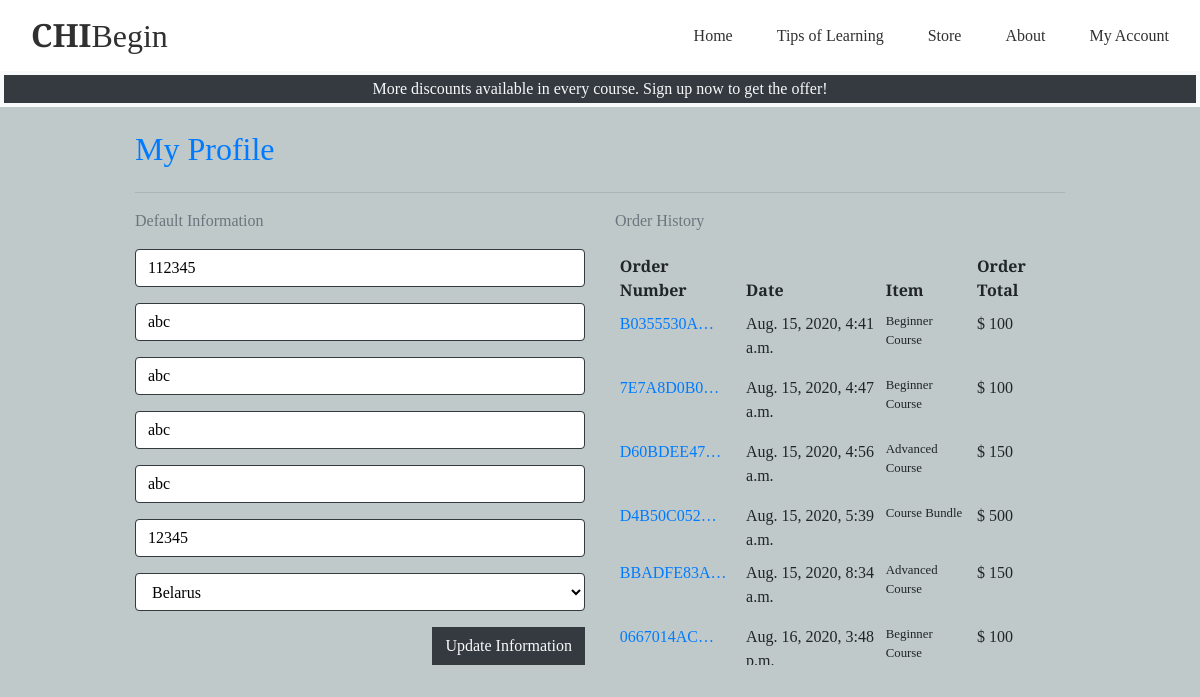
/profile/ (signed in), run on the app's committed database.
### profiles/models.py (models this page shows, shortened)
class UserProfile(models.Model):
    user = models.OneToOneField(User, on_delete=models.CASCADE)
    default_phone_number = models.CharField(max_length=20, null=True, blank=True)
    default_street_address_1 = models.CharField(max_length=80, null=True, blank=True)
    default_street_address_2 = models.CharField(max_length=80, null=True, blank=True)
    default_town_or_city = models.CharField(max_length=40, null=True, blank=True)
    default_county = models.CharField(max_length=80, null=True, blank=True)
    default_postcode = models.CharField(max_length=20, null=True, blank=True)
    default_country = CountryField(blank_label='Country', null=True, blank=True)

### checkout/models.py (models this page shows, shortened)
class Order(models.Model):
    order_number = models.CharField(max_length=32, editable=False)
    user_profile = models.ForeignKey(UserProfile, on_delete=models.SET_NULL, null=True, blank=True, related_name='orders')
    full_name = models.CharField(max_length=50, null=False, blank=False)
    email = models.EmailField(max_length=254, null=False, blank=False)
    phone_number = models.CharField(max_length=20, null=False, blank=False)
    street_address_1 = models.CharField(max_length=80, null=False, blank=False)
    street_address_2 = models.CharField(max_length=80, null=True, blank=True)
    town_or_city = models.CharField(max_length=40, null=False, blank=False)
    county = models.CharField(max_length=80, null=True, blank=True)
    postcode = models.CharField(max_length=20, null=True, blank=True)
    country = CountryField(blank_label='Country *', null=False, blank=False)
    date = models.DateTimeField(auto_now_add=True)
    order_total = models.DecimalField(max_digits=6, decimal_places=0, default=0)

class OrderLineItem(models.Model):
    order = models.ForeignKey(Order, null=False, blank=False, on_delete=models.CASCADE, related_name='lineitems')
    store = models.ForeignKey(Store, null=False, blank=False, on_delete=models.CASCADE)
    lineitem_total = models.DecimalField(max_digits=6,decimal_places=0, null=False, blank=False, editable=False)

### store/models.py (models this page shows, shortened)
class Store(models.Model):
    condition = models.ForeignKey('Condition', null=True, blank=True, on_delete=models.SET_NULL)
    sku = models.CharField(max_length=20, null=False, blank=False)
    name = models.CharField(max_length=254)
    description_1 = models.TextField()
    description_2 = models.TextField()
    description_3 = models.TextField()
    description_4 = models.TextField()
    before_discount = models.DecimalField(max_digits=6, decimal_places=0)
    price = models.DecimalField(max_digits=6, decimal_places=0)
    image = models.ImageField(null=True, blank=True)

### profiles/views.py (the view)
# urls.py: path('profile/', include('profiles.urls')),
@login_required
def profile(request):
    profile = get_object_or_404(UserProfile, user=request.user)
    if request.method == 'POST':
        form = UserProfileForm(request.POST, instance=profile)
        if form.is_valid():
            form.save()
    else:
        form = UserProfileForm(instance=profile)
    orders = profile.orders.all()
    template = 'profiles/profile.html'
    context = {
        'form': form,
        'orders': orders,
    }
    return render(request, template, context)

### profiles/forms.py
class UserProfileForm(forms.ModelForm):
    class Meta:
        model = UserProfile
        exclude = ('user',)
    def __init__(self, *args, **kwargs):
        super().__init__(*args, **kwargs)
        placeholders = {
            'default_phone_number': 'Phone Number',
            'default_street_address_1': 'Street Address 1',
            'default_street_address_2': 'Street Address 2',
            'default_town_or_city': 'Town or City',
            'default_county': 'County',
            'default_postcode': 'Postal Code',
        }
        self.fields['default_phone_number'].widget.attrs['autofocus'] = True
        for field in self.fields:
            if field != 'default_country':
                if self.fields[field].required:
                    placeholder = f'{placeholders[field]} *'
                else:
                    placeholder = placeholders[field]
            self.fields[field].widget.attrs['placeholder'] = placeholder
            self.fields[field].widget.attrs['class'] = 'border-dark rounded-1 profile-form-input'
            self.fields[field].label = False

### profiles/templates/profiles/profile.html (shortened to what this page needs)
{% extends "base.html" %}
{% load static %}
{% block extra_css %}
    <link rel="stylesheet" href="{% static 'profiles/css/profile.css' %}">
{% endblock %}
{% block content %}
    <div class="container mb-2">
        <div class="row">
            <div class="col">
                <h2 class="logo-font text-primary mb-4">My Profile</h2>
                <hr>
            </div>
        </div>
        <div class="row">
            <div class="col-12 col-lg-6">
                <p class="text-muted">Default Information</p>
                <form class="mt-3" action="{% url 'profile' %}" method="POST" id="profile-update-form">
                    {{ form|crispy }}
                    <button class="btn btn-dark rounded-0 text-light float-right mb-3">Update Information</button>
                </form>
            </div>
            <div class="col-12 col-lg-6">
                <p class="text-muted">Order History</p>
                <div class="order-history table-responsive">
                    <table class="table table-sm table-borderless">
                        <thead>
                            <tr>
                                <th>Order Number</th>
                                <th>Date</th>
                                <th>Item</th>
                                <th>Order Total</th>
                            </tr>
                        </thead>
                        <tbody>
                            {% for order in orders %}
                                <tr>
                                    <td>
                                        <a href="{% url 'order_history' order.order_number %}"
                                        title="{{ order.order_number }}">{{ order.order_number|truncatechars:10 }}
                                        </a>
                                    </td>
                                    <td>{{ order.date }}</td>
                                    <td>
                                        <ul class="list-unstyled">
                                            {% for item in order.lineitems.all %}
                                                <li class="small">
                                                    {{ item.store.name }}
                                                </li>
                                            {% endfor %}
                                        </ul>
                                    </td>
                                    <td>$ {{ order.order_total }}</td>
                                </tr>
                            {% endfor %}
                        </tbody>
                    </table>
                </div>
            </div>
        </div>
{% endblock %}

### static/css/base.css (style rules this page uses)
html { height: 100%; }
body { background-color: #bfc9ca; color: #555555; font-family: "Merriweather", serif; }
@media (min-width: 1200px) { .container { max-width: 80%; } }

### static/profiles/css/profile.css (style rules this page uses)
.order-history { max-height: 416px; overflow-y: auto; }
#profile-update-form .form-control { color: #000; }
#profile-update-form input::placeholder { color: #aab7c4; }
#id_default_country, #id_default_country option:not(:first-child) { color: #000; }

### data on the page
UserProfile: default_phone_number "112345", default_street_address_1 "abc", default_street_address_2 "abc", default_town_or_city "abc", default_county "abc", default_postcode "12345", default_country "Belarus"
Order: order_number "B0355530A…", date "Aug. 15, 2020, 4:41 a.m.", order_total "100"
OrderLineItem: store.name "Beginner Course"
Order: order_number "7E7A8D0B0…", date "Aug. 15, 2020, 4:47 a.m.", order_total "100"
OrderLineItem: store.name "Beginner Course"
Order: order_number "D60BDEE47…", date "Aug. 15, 2020, 4:56 a.m.", order_total "150"
OrderLineItem: store.name "Advanced Course"
Order: order_number "D4B50C052…", date "Aug. 15, 2020, 5:39 a.m.", order_total "500"
OrderLineItem: store.name "Course Bundle"
Order: order_number "BBADFE83A…", date "Aug. 15, 2020, 8:34 a.m.", order_total "150"
OrderLineItem: store.name "Advanced Course"
Order: order_number "0667014AC…", date "Aug. 16, 2020, 3:48 p.m.", order_total "100"
OrderLineItem: store.name "Beginner Course"
